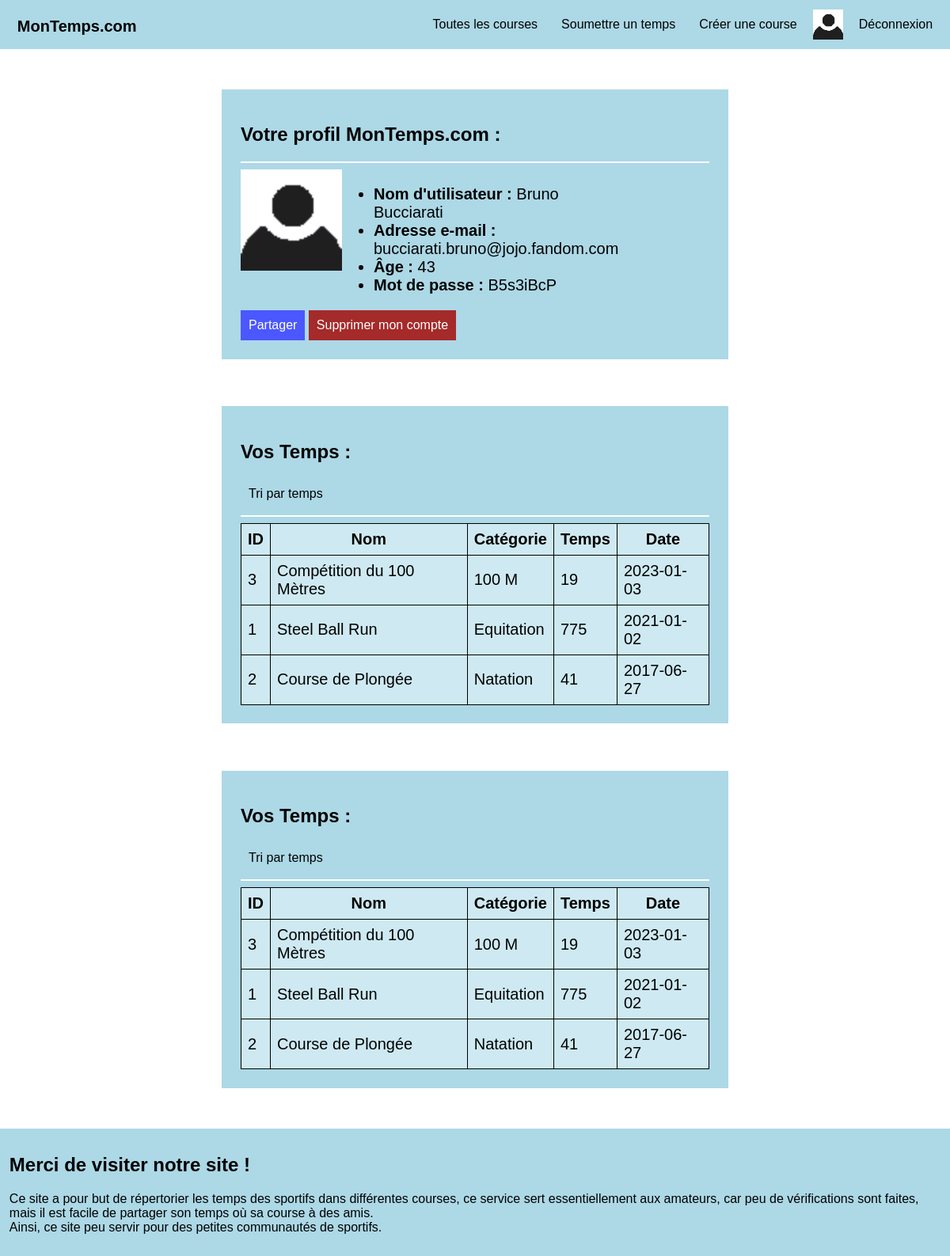
The page /profile.php (signed in) on the database its author committed.
### tables this page shows
CREATE TABLE Utilisateurs (
	"email" TEXT UNIQUE NOT NULL,
	"password" TEXT NOT NULL,
	"nickname" TEXT NOT NULL,
	"age" INT NOT NULL,
	CONSTRAINT PK_Utilisateurs PRIMARY KEY ("email"),
	CHECK("email" LIKE "%@%")
);

CREATE TABLE Temps (
	"email" TEXT,
	"id" TEXT,
	"temps" INT,
	CONSTRAINT PK_Temps PRIMARY KEY ("email", "id", "temps"),
	CONSTRAINT FK_TempsCourse FOREIGN KEY (id) REFERENCES Courses(id),
	CONSTRAINT FK_TempsUtilisateur FOREIGN KEY (email) REFERENCES Utilisateurs(email)
);

CREATE TABLE Courses (
	"id" TEXT UNIQUE NOT NULL,
	"name" TEXT NOT NULL,
	"type" TEXT NOT NULL,
	"date" TEXT NOT NULL,
	CONSTRAINT PK_Courses PRIMARY KEY ("id")
);

### profile.php (the view, shortened to what this page needs)
<?php
include "header.php";
if (isset($_GET['sort']) and !empty($_GET['sort']))
{
    $sort = $_GET['sort'];
    $email = get_account_info("email");
    $sql_best = "SELECT C.id, C.name, C.type, T.temps, C.date
    FROM Courses AS C JOIN Temps AS T ON C.id = T.id
    WHERE T.email = \"$email\"
    ORDER BY T.temps";
}
else
{
    $sort = "date";
    $email = get_account_info("email");
    $sql_best = "SELECT C.id, C.name, C.type, T.temps, C.date
    FROM Courses AS C JOIN Temps AS T ON C.id = T.id
    WHERE T.email = \"$email\"
    ORDER BY C.date DESC";
}
if (isset($_POST['delete']) and !empty($_POST['delete']))
{
    $delete = true;
    $proprietes = $connexion->query("SELECT id from Proprietes WHERE email = \"$email\"")->fetchAll();
    foreach($proprietes as $prop)
        $connexion->query("DELETE FROM Courses WHERE id = \"".$prop['id']."\"");
    $connexion->query("DELETE FROM Temps WHERE email = \"$email\"");
    $connexion->query("DELETE FROM Utilisateurs WHERE email = \"$email\"");
    end_session();
}
else
    $delete = false;
if (is_logged()):
?>
<?php if ($delete): ?>
    <section>
        <h1>Compte définitivement supprimé !</h1>
        <a href="index.php">Retour à l'accueil</a>
    </section>
<?php else: ?>
    <section>
        <h2>Votre profil <?=NOM_SITE?> :</h2>
        <hr>
        <div class="profile">
            <img src="images/profile.png" width="128" height="128">
            <ul class="right">
                <li><strong>Nom d'utilisateur :</strong> <?=get_account_info("nickname")?></li>
                <li><strong>Adresse e-mail :</strong> <?=get_account_info("email")?></li>
                <li><strong>Âge :</strong> <?=get_account_info("age")?></li>
                <li><strong>Mot de passe :</strong> <?=get_account_info("password")?></li>
            </ul>
        </div>
        <form action="profile.php" method="POST">
            <button class="share" onclick=<?php echo "\"copier('user=".base64_encode($email)."')\""; ?>>Partager</button>
            <input name="delete" id="delete" type="submit" value="Supprimer mon compte">
        </form>
    </section>
<section>
    <div>
        <h2>Vos Temps :</h2>
        <form action="profile.php" method="GET" class="right">
            <?php if (isset($sort) and !empty($sort) and $sort == "time"): ?>
                <input type="hidden" name="sort" value="date">
                <input type="submit" value="Tri par date">
            <?php else: ?>
                <input type="submit" value="Tri par temps">
            <?php endif; ?>
        </form>
    </div>
    <hr>
    <table>
        <tr>
            <th>ID</th>
            <th>Nom</th>
            <th>Catégorie</th>
            <th>Temps</th>
            <th>Date</th>
        </tr>
        <?php
        $result = $connexion->query($sql_best)->fetchAll();
        foreach($result as $row)
        {
            $id = $row['id'];
            $name = $row['name'];
            $type = $row['type'];
            $time = $row['temps'];
            $date = $row['date'];
            echo "
            <tr>
                <td>$id</td>
                <td>$name</td>
                <td>$type</td>
                <td>$time</td>
                <td>$date</td>
            </tr>";
        }
        ?>
    </table>
</section>
<section>
    <div>
        <h2>Vos Temps :</h2>
        <form action="profile.php" method="GET" class="right">
            <?php if (isset($sort) and !empty($sort) and $sort == "time"): ?>
                <input type="hidden" name="sort" value="date">
                <input type="submit" value="Tri par date">
            <?php else: ?>
                <input type="submit" value="Tri par temps">
            <?php endif; ?>
        </form>
    </div>
    <hr>
    <table>
        <tr>
            <th>ID</th>
            <th>Nom</th>
            <th>Catégorie</th>
            <th>Temps</th>
            <th>Date</th>
        </tr>
        <?php
        $result = $connexion->query($sql_best)->fetchAll();
        foreach($result as $row)
        {
            $id = $row['id'];
            $name = $row['name'];
            $type = $row['type'];
            $time = $row['temps'];
            $date = $row['date'];
            echo "
            <tr>
                <td>$id</td>
                <td>$name</td>
                <td>$type</td>
                <td>$time</td>
                <td>$date</td>
            </tr>";
        }
        ?>
    </table>
</section>
<?php endif; ?>
<?php endif; ?>
<?php include 'footer.php' ?>

### assets/style.css (style rules this page uses)
* { color: black; font-family: sans-serif; }
body { background-color: white; }
button, input { border: none; border-radius: 0; background-color: lightblue; padding: 10px; color: black; font-size: 16px; text-decoration: none; }
hr { border: 1px solid white; color: white; }
input { border: none; border-radius: 0; background-color: lightblue; padding: 10px; color: black; font-size: 16px; text-decoration: none; }
section { background-color: lightblue; margin: auto; margin-bottom: 5%; margin-top: 5%; padding: 2%; position: relative; width: 50%; }
table { border-collapse: collapse; display: flex; justify-content: space-around; font-size: 20px; }
td, th { background-color: rgb(206, 233, 241); border: 1px solid black; padding: 8px; }
.profile { display: flex; justify-content: space-between; font-size: 20px; padding-right: 20%; }
.profile .right { float: right; }
#delete { border: none; color: white; background-color: brown; border-radius: 0; padding: 10px; }
.share { background-color: rgb(75, 87, 255); color: white; }

### rows shown on the page
utilisateurs: nickname "Bruno Bucciarati", email "bucciarati.bruno@jojo.fandom.com", age "43", password "B5s3iBcP"
temps: id "3", id.name "Compétition du 100 Mètres", id.type "100 M", temps "19", id.date "2023-01-03"
temps: id "1", id.name "Steel Ball Run", id.type "Equitation", temps "775", id.date "2021-01-02"
temps: id "2", id.name "Course de Plongée", id.type "Natation", temps "41", id.date "2017-06-27"

### other values the page prints
NOM_SITE "MonTemps.com"
